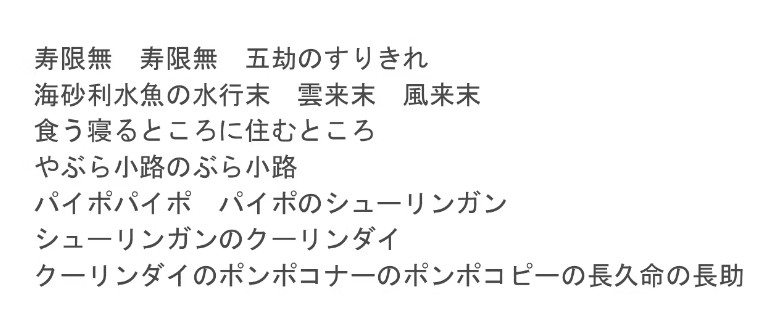
#> input picture jugemu.jpg, 758 x 330 px
$ python pic_edit.py
#> lines starting #> are read from the running program, lines starting #| are printed output that depends on the picture; after the words box and inside, x2 and y2 are one past the last pixel; in counts of white or black regions, pixels touching at a corner belong together
#> the answer given: jugemu.jpg
import cv2
import numpy as np
from PIL import Image
import pyocr

k = 3
def make_sharp_kernel(k: int):
  return np.array([
    [-k / 9, -k / 9, -k / 9],
    [-k / 9, 1 + 8 * k / 9, k / 9],
    [-k / 9, -k / 9, -k / 9]
  ], np.float32)

def pic_edi(pct):

#> called with pct = 'jugemu.jpg'
  img = cv2.imread(pct)
#> img is the input picture: shape (330, 758, 3); min 57, max 255, mean 243.3
  #画像の読み込み(OpenCVで画像処理を行うために使う関数)

  img_gray = cv2.cvtColor(img, cv2.COLOR_BGR2GRAY)
  #グレースケール化

  ret, img_thr = cv2.threshold(img_gray, 0, 255, cv2.THRESH_OTSU)
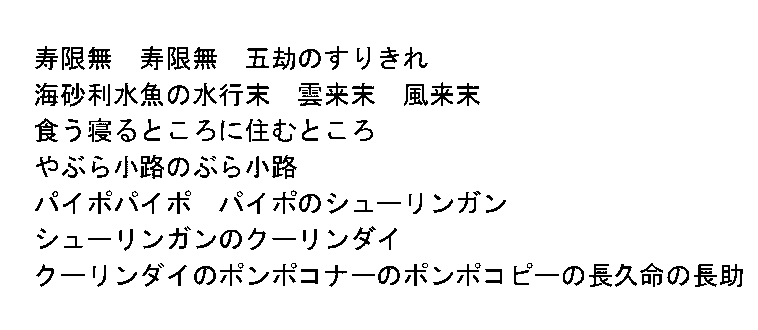
#> img_thr: shape (330, 758); 93.4% white; black in thin lines or dots, all inside (x1, y1, x2, y2) = (35, 46, 743, 287)
#> ret = 175
  #二値化

  kernel = make_sharp_kernel(k)
  img = cv2.filter2D(img_thr, -1, kernel).astype("uint8")
#> img: shape (330, 758)
  #鮮鋭化


  picture = Image.fromarray(img)
  return picture

pict = pic_edi(input())

pict.show()
